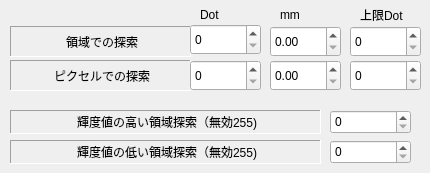
      <widget class="QWidget" name="tab_3">
       <attribute name="title">
        <string>探索</string>
       </attribute>
       <widget class="QDoubleSpinBox" name="doubleSpinBoxSelfSearchMM">
        <property name="geometry">
         <rect>
          <x>270</x>
          <y>60</y>
          <width>71</width>
          <height>31</height>
         </rect>
        </property>
       </widget>
       <widget class="QDoubleSpinBox" name="doubleSpinBoxAreaSearchMM">
        <property name="geometry">
         <rect>
          <x>270</x>
          <y>26</y>
          <width>71</width>
          <height>31</height>
         </rect>
        </property>
       </widget>
       <widget class="QLabel" name="label_27">
        <property name="geometry">
         <rect>
          <x>10</x>
          <y>26</y>
          <width>181</width>
          <height>31</height>
         </rect>
        </property>
        <property name="frameShape">
         <enum>QFrame::Panel</enum>
        </property>
        <property name="frameShadow">
         <enum>QFrame::Sunken</enum>
        </property>
        <property name="text">
         <string>領域での探索</string>
        </property>
        <property name="alignment">
         <set>Qt::AlignCenter|Qt::AlignHCenter|Qt::AlignLeading|Qt::AlignLeft|Qt::AlignVCenter</set>
        </property>
       </widget>
       <widget class="QLabel" name="label_28">
        <property name="geometry">
         <rect>
          <x>10</x>
          <y>60</y>
          <width>181</width>
          <height>31</height>
         </rect>
        </property>
        <property name="frameShape">
         <enum>QFrame::Panel</enum>
        </property>
        <property name="frameShadow">
         <enum>QFrame::Sunken</enum>
        </property>
        <property name="text">
         <string>ピクセルでの探索</string>
        </property>
        <property name="alignment">
         <set>Qt::AlignCenter|Qt::AlignHCenter|Qt::AlignLeading|Qt::AlignLeft|Qt::AlignVCenter</set>
        </property>
       </widget>
       <widget class="QSpinBox" name="EditSelfSearch">
        <property name="geometry">
         <rect>
          <x>190</x>
          <y>60</y>
          <width>71</width>
          <height>31</height>
         </rect>
        </property>
       </widget>
       <widget class="QSpinBox" name="EditAreaSearch">
        <property name="geometry">
         <rect>
          <x>190</x>
          <y>24</y>
          <width>71</width>
          <height>31</height>
         </rect>
        </property>
       </widget>
       <widget class="QLabel" name="label_12">
        <property name="geometry">
         <rect>
          <x>200</x>
          <y>6</y>
          <width>61</width>
          <height>18</height>
         </rect>
        </property>
        <property name="text">
         <string>Dot</string>
        </property>
       </widget>
       <widget class="QLabel" name="label_13">
        <property name="geometry">
         <rect>
          <x>280</x>
          <y>6</y>
          <width>61</width>
          <height>18</height>
         </rect>
        </property>
        <property name="text">
         <string>mm</string>
        </property>
       </widget>
       <widget class="QLabel" name="label_67">
        <property name="geometry">
         <rect>
          <x>10</x>
          <y>110</y>
          <width>311</width>
          <height>24</height>
         </rect>
        </property>
        <property name="frameShape">
         <enum>QFrame::Panel</enum>
        </property>
        <property name="frameShadow">
         <enum>QFrame::Sunken</enum>
        </property>
        <property name="text">
         <string>輝度値の高い領域探索（無効255)</string>
        </property>
        <property name="alignment">
         <set>Qt::AlignCenter|Qt::AlignHCenter|Qt::AlignLeading|Qt::AlignLeft|Qt::AlignVCenter</set>
        </property>
       </widget>
       <widget class="QSpinBox" name="EditMatchBrightnessByLayerH">
        <property name="geometry">
         <rect>
          <x>330</x>
          <y>110</y>
          <width>81</width>
          <height>24</height>
         </rect>
        </property>
        <property name="maximum">
         <number>255</number>
        </property>
       </widget>
       <widget class="QLabel" name="label_68">
        <property name="geometry">
         <rect>
          <x>10</x>
          <y>140</y>
          <width>311</width>
          <height>24</height>
         </rect>
        </property>
        <property name="frameShape">
         <enum>QFrame::Panel</enum>
        </property>
        <property name="frameShadow">
         <enum>QFrame::Sunken</enum>
        </property>
        <property name="text">
         <string>輝度値の低い領域探索（無効255)</string>
        </property>
        <property name="alignment">
         <set>Qt::AlignCenter|Qt::AlignHCenter|Qt::AlignLeading|Qt::AlignLeft|Qt::AlignVCenter</set>
        </property>
       </widget>
       <widget class="QSpinBox" name="EditMatchBrightnessByLayerL">
        <property name="geometry">
         <rect>
          <x>330</x>
          <y>140</y>
          <width>81</width>
          <height>24</height>
         </rect>
        </property>
        <property name="maximum">
         <number>255</number>
        </property>
       </widget>
       <widget class="QLabel" name="label_139">
        <property name="geometry">
         <rect>
          <x>360</x>
          <y>6</y>
          <width>51</width>
          <height>18</height>
         </rect>
        </property>
        <property name="text">
         <string>上限Dot</string>
        </property>
       </widget>
       <widget class="QSpinBox" name="EditMaxSelfSearch">
        <property name="geometry">
         <rect>
          <x>350</x>
          <y>60</y>
          <width>71</width>
          <height>31</height>
         </rect>
        </property>
       </widget>
       <widget class="QSpinBox" name="EditMaxAreaSearch">
        <property name="geometry">
         <rect>
          <x>350</x>
          <y>26</y>
          <width>71</width>
          <height>31</height>
         </rect>
        </property>
       </widget>
      </widget>
